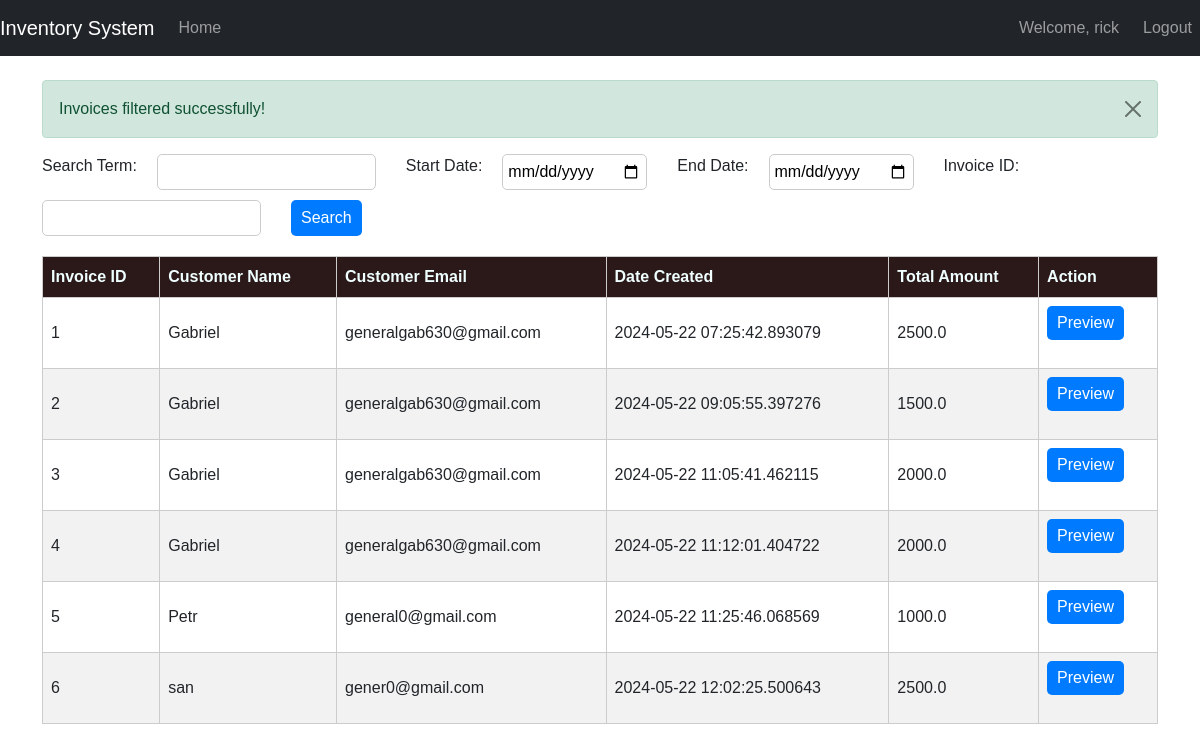
Before: /invoices (signed in) with the older database file.
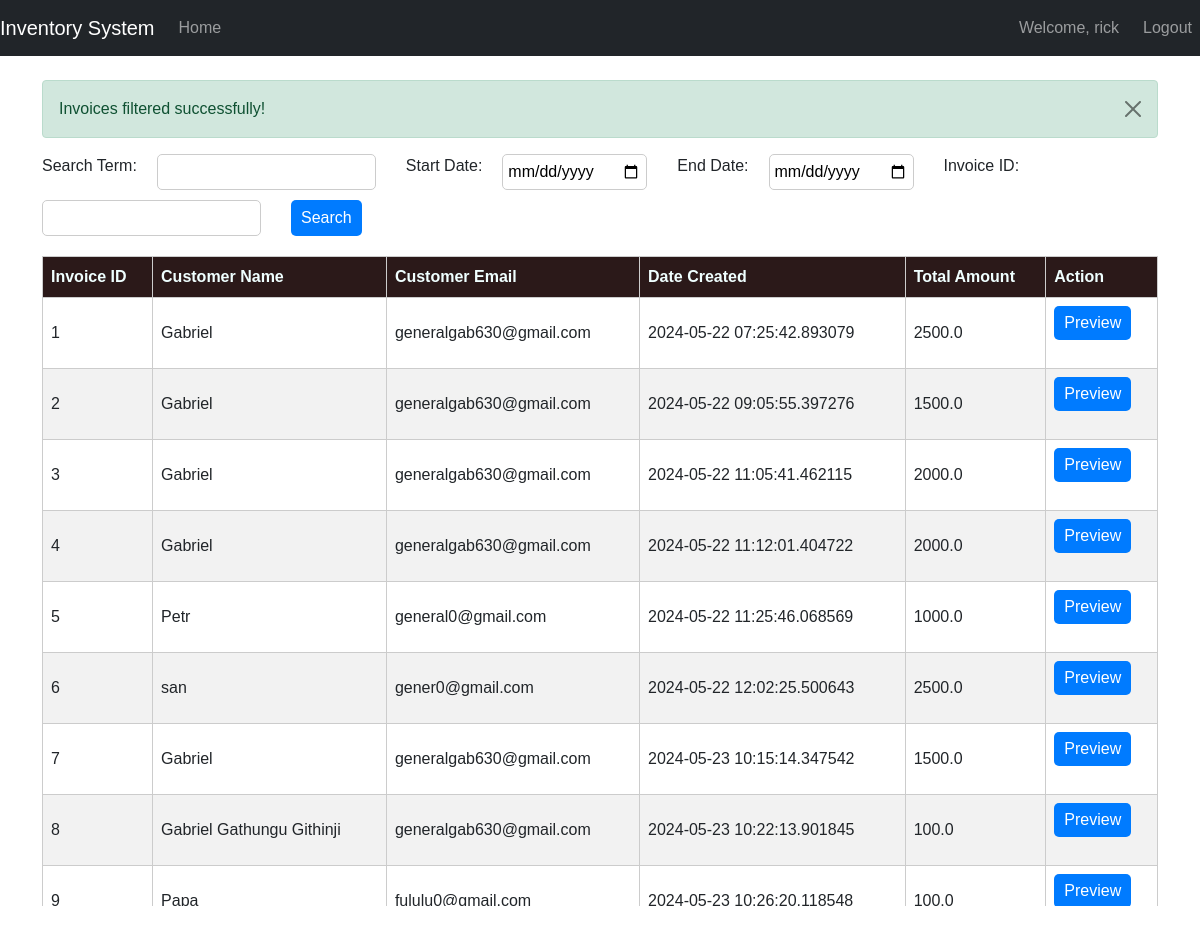
After: the same page with the newer database file.
### STORE/models.py (models this page shows, shortened)
class User(UserMixin, db.Model):
    id = db.Column(db.Integer, primary_key=True)
    username = db.Column(db.String(64), index=True, unique=True, nullable=False)
    email = db.Column(db.String(120), index=True, unique=True, nullable=False)
    password_hash = db.Column(db.String(128), nullable=False)

class Invoice(db.Model):
    id = db.Column(db.Integer, primary_key=True)
    customer_name = db.Column(db.String(128), nullable=False)
    customer_email = db.Column(db.String(128), nullable=False)
    date_created = db.Column(db.DateTime, default=datetime.utcnow)
    total_amount = db.Column(db.Float, nullable=False)  # Define total_amount attribute
    items = db.relationship('InvoiceItem', backref='invoice', lazy=True)

### STORE/routes.py (the view, shortened to what this page needs)
@app.route('/invoices')
@login_required
def invoices():
    search_term = request.args.get('search_term')
    start_date = request.args.get('start_date')
    end_date = request.args.get('end_date')
    invoice_id = request.args.get('invoice_id')
    query = Invoice.query
    if start_date:
        start_date = datetime.strptime(start_date, '%Y-%m-%d')
        query = query.filter(Invoice.date_created >= start_date)
    if end_date:
        end_date = datetime.strptime(end_date, '%Y-%m-%d')
        query = query.filter(Invoice.date_created <= end_date)
    if invoice_id:
        query = query.filter(Invoice.id == invoice_id)
    all_invoices = query.all()
    if not all_invoices:
        flash('No invoices found matching the criteria.', 'info')
    else:
        flash('Invoices filtered successfully!', 'success')
    return render_template('all_invoices.html', invoices=all_invoices)

### STORE/__init__.py (called while the page is built)
@login_manager.user_loader
def load_user(user_id):
    return User.query.get(int(user_id))

### STORE/templates/all_invoices.html
{% extends "base.html" %}
{% block content %}
<link rel="stylesheet" href="{{ url_for('static', filename='css/all_invoices.css') }}">
<form method="get" action="{{ url_for('invoices') }}">
    <label for="search_term">Search Term:</label>
    <input type="text" id="search_term" name="search_term">
    <label for="start_date">Start Date:</label>
    <input type="date" id="start_date" name="start_date">
    <label for="end_date">End Date:</label>
    <input type="date" id="end_date" name="end_date">
    <label for="invoice_id">Invoice ID:</label>
    <input type="text" id="invoice_id" name="invoice_id">
    <button type="submit">Search</button>
</form>
<div class="table-responsive" style="display: block; max-height: 650px; overflow-y: auto;">
<table>
    <thead class="sticky-top">
        <tr>
            <th>Invoice ID</th>
            <th>Customer Name</th>
            <th>Customer Email</th>
            <th>Date Created</th>
            <th>Total Amount</th>
            <th>Action</th>
        </tr>
    </thead>
    <tbody>
        {% for invoice in invoices %}
        <tr>
            <td>{{ invoice.id }}</td>
            <td>{{ invoice.customer_name }}</td>
            <td>{{ invoice.customer_email }}</td>
            <td>{{ invoice.date_created }}</td>
            <td>{{ invoice.total_amount }}</td>
            <td>
                <form action="{{ url_for('print_invoice', invoice_id=invoice.id) }}" method="get">
                    <button type="submit">Preview</button>
                </form>
            </td>
        </tr>
        {% endfor %}
    </tbody>
</table>
</div>
{% endblock %}

### STORE/templates/base.html (shortened to what this page needs)
<!DOCTYPE html>
<html lang="en">
<head>
    <link href="https://cdn.jsdelivr.net/npm/bootstrap@5.0.2/dist/css/bootstrap.min.css" rel="stylesheet">
</head>
<body>
    <nav class="navbar navbar-expand-lg navbar-dark bg-dark">
        <a class="navbar-brand" href="{{ url_for('index') }}">Inventory System</a>
        <div class="collapse navbar-collapse" id="navbarNav">
            <ul class="navbar-nav">
                {% if request.path != '/' and request.path != '/login' and request.path != '/register' %}
                <li class="nav-item">
                    <a class="nav-link" href="{{ url_for('index') }}">Home</a>
                </li>
                {% endif %}
            </ul>
        </div>
        <div class="navbar-nav ml-auto">
            {% if current_user.is_authenticated %}
                {% if request.path != '/' %}
                    <span class="navbar-text me-3">Welcome, {{ current_user.username }}</span>
                    <a href="{{ url_for('logout') }}" class="nav-item nav-link">Logout</a>
                {% endif %}
            {% else %}
                {% if request.path != '/' and request.path != '/login' and request.path != '/register' %}
                    <a href="{{ url_for('login') }}" class="nav-item nav-link">Login</a>
                {% endif %}
            {% endif %}
        </div>
    </nav>
    <div class="container mt-4">
        {% with messages = get_flashed_messages(with_categories=true) %}
            {% if messages %}
                {% for category, message in messages %}
                    <div class="alert alert-{{ category if category != 'error' else 'danger' }} alert-dismissible fade show" role="alert">
                        {{ message }}
                        <button type="button" class="btn-close" data-bs-dismiss="alert" aria-label="Close"></button>
                    </div>
                {% endfor %}
            {% endif %}
        {% endwith %}
        {% block content %}
        {% endblock %}
    </div>
</body>
</html>

### STORE/static/css/all_invoices.css (style rules this page uses)
body { font-family: Arial, sans-serif; }
form { margin-bottom: 20px; display: flex; flex-wrap: wrap; gap: 10px; }
label { margin-right: 10px; }
input[type="text"], input[type="date"] { padding: 5px; border-radius: 5px; border: 1px solid #ccc; margin-right: 20px; }
button[type="submit"] { padding: 5px 10px; border-radius: 5px; background-color: #007bff; color: #fff; border: none; cursor: pointer; }
.table-responsive { display: block; max-height: 300px; overflow-y: auto; }
table { width: 100%; border-collapse: collapse; }
thead.sticky-top th { position: sticky; top: 0; background-color: rgba(20, 1, 1, 0.9); color: azure; z-index: 1000; }
th, td { border: 1px solid #ccc; padding: 8px; text-align: left; }
th { background-color: #f2f2f2; }
tr:nth-child(even) { background-color: #f2f2f2; }
form button { background-color: #007bff; color: white; border: none; padding: 5px 10px; border-radius: 5px; cursor: pointer; }

Changed rows visible on the page:
added Invoice: id "7", customer_name "Gabriel", customer_email "generalgab630@gmail.com", date_created "2024-05-23 10:15:14.347542", total_amount "1500.0"
added Invoice: id "8", customer_name "Gabriel Gathungu Githinji", customer_email "generalgab630@gmail.com", date_created "2024-05-23 10:22:13.901845", total_amount "100.0"
added Invoice: id "9", customer_name "Papa", customer_email "fululu0@gmail.com", date_created "2024-05-23 10:26:20.118548", total_amount "100.0"
